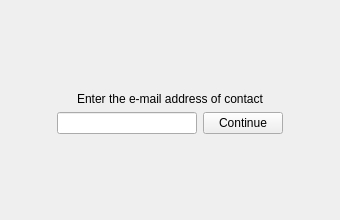
<?xml version="1.0" encoding="UTF-8"?>
<ui version="4.0">
 <class>CustomMailPageClass</class>
 <widget class="QWidget" name="CustomMailPageClass">
  <property name="geometry">
   <rect>
    <x>0</x>
    <y>0</y>
    <width>340</width>
    <height>219</height>
   </rect>
  </property>
  <layout class="QGridLayout" name="gridLayout" rowstretch="1,0,0,1" columnstretch="1,3,0,1">
   <item row="0" column="1" colspan="2">
    <spacer name="vspTop">
     <property name="orientation">
      <enum>Qt::Vertical</enum>
     </property>
     <property name="sizeHint" stdset="0">
      <size>
       <width>215</width>
       <height>71</height>
      </size>
     </property>
    </spacer>
   </item>
   <item row="1" column="1" colspan="2">
    <widget class="CustomLabel" name="lblInfo">
     <property name="text">
      <string>Enter the e-mail address of contact</string>
     </property>
     <property name="alignment">
      <set>Qt::AlignCenter</set>
     </property>
     <property name="wordWrap">
      <bool>true</bool>
     </property>
    </widget>
   </item>
   <item row="0" column="0" rowspan="4">
    <spacer name="hspLeft">
     <property name="orientation">
      <enum>Qt::Horizontal</enum>
     </property>
     <property name="sizeHint" stdset="0">
      <size>
       <width>43</width>
       <height>198</height>
      </size>
     </property>
    </spacer>
   </item>
   <item row="2" column="1">
    <widget class="QLineEdit" name="lneContactMail"/>
   </item>
   <item row="2" column="2">
    <widget class="ActionButton" name="pbtContinue">
     <property name="text">
      <string>Continue</string>
     </property>
    </widget>
   </item>
   <item row="0" column="3" rowspan="4">
    <spacer name="hspRight">
     <property name="orientation">
      <enum>Qt::Horizontal</enum>
     </property>
     <property name="sizeHint" stdset="0">
      <size>
       <width>43</width>
       <height>198</height>
      </size>
     </property>
    </spacer>
   </item>
   <item row="3" column="1" colspan="2">
    <spacer name="vspBottom">
     <property name="orientation">
      <enum>Qt::Vertical</enum>
     </property>
     <property name="sizeHint" stdset="0">
      <size>
       <width>215</width>
       <height>70</height>
      </size>
     </property>
    </spacer>
   </item>
  </layout>
 </widget>
 <layoutdefault spacing="6" margin="11"/>
 <customwidgets>
  <customwidget>
   <class>CustomLabel</class>
   <extends>QLabel</extends>
   <header location="global">utils/customlabel.h</header>
  </customwidget>
  <customwidget>
   <class>ActionButton</class>
   <extends>QPushButton</extends>
   <header location="global">utils/actionbutton.h</header>
  </customwidget>
 </customwidgets>
 <resources/>
 <connections/>
</ui>
